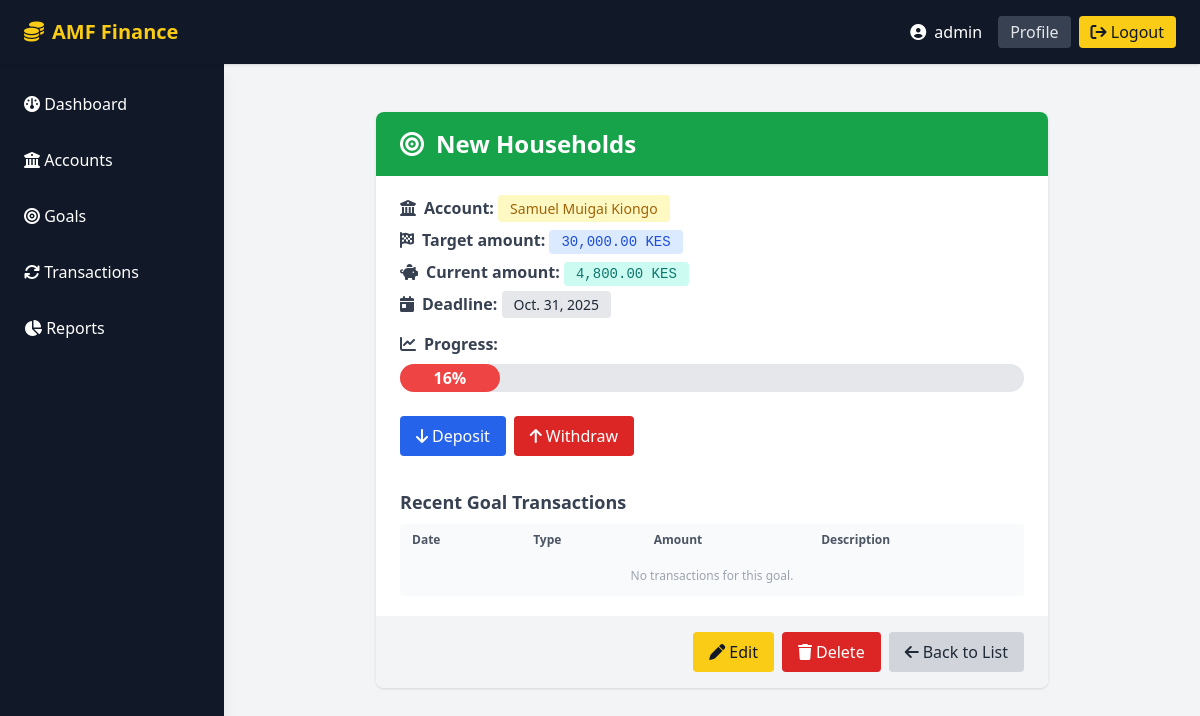
The app's page /goals/2/ (signed in) with its own data.
### finance/models.py (models this page shows, shortened)
class Goal(models.Model):
    account = models.ForeignKey(Account, on_delete=models.CASCADE, related_name='goals')
    name = models.CharField(max_length=100)
    target_amount = models.DecimalField(max_digits=12, decimal_places=2)
    current_amount = models.DecimalField(max_digits=12, decimal_places=2, default=0)
    deadline = models.DateField()
    created_at = models.DateTimeField(auto_now_add=True)
    @property
    def progress_percent(self):
        if self.target_amount > 0:
            return min(100, (self.current_amount / self.target_amount) * 100)
        return 0

class Account(models.Model):
    user = models.ForeignKey(User, on_delete=models.CASCADE, related_name='accounts')
    name = models.CharField(max_length=100)
    balance = models.DecimalField(max_digits=12, decimal_places=2, default=0)
    created_at = models.DateTimeField(auto_now_add=True)

### finance/views.py (the view)
# urls.py: path('goals/<int:pk>/', views.goal_detail, name='goal-detail'),
@login_required
def goal_detail(request, pk):
    goal = get_object_or_404(Goal, pk=pk, account__user=request.user)
    return render(request, 'goal/goal_detail.html', {'goal': goal})

### finance/templates/goal/goal_detail.html (shortened to what this page needs)
{% extends "base.html" %}
{% load humanize %}
{% block content %}
<div class="flex justify-center mt-8">
    <div class="w-full max-w-2xl">
        <div class="bg-white rounded-lg shadow mb-8">
            <div class="bg-green-600 text-white rounded-t-lg px-6 py-4 flex items-center gap-3">
                <i class="fa-solid fa-bullseye text-2xl"></i>
                <h2 class="font-bold text-2xl">{{ goal.name }}</h2>
            </div>
            <div class="px-6 py-5">
                <div class="mb-4 flex flex-col gap-2">
                    <p>
                        <span class="font-semibold text-gray-700"><i class="fa-solid fa-building-columns mr-2"></i>Account:</span>
                        <span class="bg-yellow-100 text-yellow-700 px-3 py-1 rounded text-sm">{{ goal.account.name }}</span>
                    </p>
                    <p>
                        <span class="font-semibold text-gray-700"><i class="fa-solid fa-flag-checkered mr-2"></i>Target amount:</span>
                        <span class="bg-blue-100 text-blue-700 px-3 py-1 rounded text-sm font-mono">{{ goal.target_amount|floatformat:2|intcomma }} KES</span>
                    </p>
                    <p>
                        <span class="font-semibold text-gray-700"><i class="fa-solid fa-piggy-bank mr-2"></i>Current amount:</span>
                        <span class="bg-teal-100 text-teal-700 px-3 py-1 rounded text-sm font-mono">{{ goal.current_amount|floatformat:2|intcomma }} KES</span>
                    </p>
                    <p>
                        <span class="font-semibold text-gray-700"><i class="fa-solid fa-calendar-day mr-2"></i>Deadline:</span>
                        <span class="bg-gray-200 text-gray-800 px-3 py-1 rounded text-sm">{{ goal.deadline }}</span>
                    </p>
                </div>
                <div class="mb-6">
                    <span class="font-semibold text-gray-700"><i class="fa-solid fa-chart-line mr-2"></i>Progress:</span>
                    <div class="w-full bg-gray-200 rounded-full h-7 mt-2 flex items-center">
                        <div
                            class="h-7 rounded-full flex items-center justify-center font-semibold text-base
                            {% if goal.progress_percent == 100 %}bg-green-500 text-white
                            {% elif goal.progress_percent > 60 %}bg-blue-400 text-white
                            {% elif goal.progress_percent > 30 %}bg-yellow-400 text-gray-900
                            {% else %}bg-red-500 text-white{% endif %}"
                            style="width: {{ goal.progress_percent|floatformat:0 }}%;"
                            aria-valuenow="{{ goal.progress_percent|floatformat:0 }}"
                            aria-valuemin="0"
                            aria-valuemax="100"
                        >
                            {{ goal.progress_percent|floatformat:0 }}%
                        </div>
                    </div>
                </div>
                <div class="flex gap-2 mt-4">
                    <a href="{% url 'goal_deposit' goal.pk %}" class="inline-flex items-center bg-blue-600 text-white px-4 py-2 rounded hover:bg-blue-500 transition">
                        <i class="fa-solid fa-arrow-down mr-1"></i> Deposit
                    </a>
                    <a href="{% url 'goal_withdraw' goal.pk %}" class="inline-flex items-center bg-red-600 text-white px-4 py-2 rounded hover:bg-red-500 transition">
                        <i class="fa-solid fa-arrow-up mr-1"></i> Withdraw
                    </a>
                </div>
                <div class="mt-8">
                    <h3 class="text-lg font-semibold mb-2 text-gray-700">Recent Goal Transactions</h3>
                    <div class="overflow-x-auto">
                        <table class="min-w-full bg-gray-50 rounded">
                            <thead>
                                <tr>
                                    <th class="py-2 px-3 text-left text-xs font-bold text-gray-600">Date</th>
                                    <th class="py-2 px-3 text-left text-xs font-bold text-gray-600">Type</th>
                                    <th class="py-2 px-3 text-left text-xs font-bold text-gray-600">Amount</th>
                                    <th class="py-2 px-3 text-left text-xs font-bold text-gray-600">Description</th>
                                </tr>
                            </thead>
                            <tbody>
                                {% for transaction in goal.transaction_set.all|slice:":5" %}
                                <tr>
                                    <td class="py-2 px-3 text-xs">{{ transaction.date|date:"Y-m-d" }}</td>
                                    <td class="py-2 px-3 text-xs">
                                        <span class="px-2 py-1 rounded text-xs {% if transaction.type == 'income' %}bg-green-100 text-green-700{% elif transaction.type == 'expense' %}bg-red-100 text-red-700{% else %}bg-gray-100 text-gray-700{% endif %}">
                                            {{ transaction.get_type_display }}
                                        </span>
                                    </td>
                                    <td class="py-2 px-3 text-xs font-mono">{{ transaction.amount|floatformat:2|intcomma }} KES</td>
                                    <td class="py-2 px-3 text-xs">{{ transaction.description|default:"-" }}</td>
                                </tr>
                                {% empty %}
                                <tr>
                                    <td colspan="4" class="text-center text-gray-400 py-3 text-xs">No transactions for this goal.</td>
                                </tr>
                                {% endfor %}
                            </tbody>
                        </table>
                    </div>
                </div>
            </div>
            <div class="bg-gray-100 px-6 py-4 rounded-b-lg flex justify-end gap-2">
                <a href="{% url 'goal-update' goal.pk %}" class="inline-flex items-center bg-yellow-400 text-gray-900 px-4 py-2 rounded hover:bg-yellow-300 transition">
                    <i class="fa-solid fa-pen mr-1"></i> Edit
                </a>
                <a href="{% url 'goal-delete' goal.pk %}" class="inline-flex items-center bg-red-600 text-white px-4 py-2 rounded hover:bg-red-500 transition">
                    <i class="fa-solid fa-trash mr-1"></i> Delete
                </a>
                <a href="{% url 'goal-list' %}" class="inline-flex items-center bg-gray-300 text-gray-800 px-4 py-2 rounded hover:bg-gray-400 transition">
                    <i class="fa-solid fa-arrow-left mr-1"></i> Back to List
                </a>
            </div>
        </div>
    </div>
</div>
{% endblock %}

### finance/templates/base.html (shortened to what this page needs)
<!DOCTYPE html>
<html lang="en">
<head>
    <script src="https://cdn.tailwindcss.com"></script>
    <link rel="stylesheet" href="https://cdnjs.cloudflare.com/ajax/libs/font-awesome/6.4.2/css/all.min.css">
</head>
<body class="bg-gray-100 min-h-screen overflow-hidden">
    <header class="fixed top-0 left-0 w-full h-16 bg-gray-900 text-white flex items-center z-50 shadow">
        <div class="flex items-center h-full px-6">
            <a href="{% url 'dashboard' %}" class="text-yellow-400 font-bold text-xl flex items-center gap-2">
                <i class="fa-solid fa-coins"></i> <span class="hidden sm:inline">AMF Finance</span>
            </a>
        </div>
        <div class="ml-auto flex items-center h-full px-6">
            {% if user.is_authenticated %}
                <span class="mr-4 flex items-center"><i class="fa-solid fa-user-circle mr-2"></i> {{ user.username }}</span>
                <a href="{% url 'profile' %}" class="mr-2 py-1 px-3 bg-gray-700 rounded text-gray-200 hover:bg-yellow-400 hover:text-gray-900 transition">Profile</a>
                <form action="{% url 'logout' %}" method="post" class="inline-block">
                    <button type="submit" class="py-1 px-3 bg-yellow-400 text-gray-900 rounded hover:bg-yellow-300 transition">
                        <i class="fa-solid fa-arrow-right-from-bracket"></i> Logout
                    </button>
                </form>
            {% else %}
                <a class="py-1 px-3 bg-green-600 text-white rounded hover:bg-green-500 transition" href="{% url 'login' %}">
                    <i class="fa-solid fa-sign-in-alt"></i> Login
                </a>
            {% endif %}
        </div>
    </header>
    <aside class="fixed top-16 left-0 h-[calc(100vh-4rem)] w-56 bg-gray-900 text-white z-40 flex flex-col shadow-lg">
        <nav class="flex-1 mt-4">
            <ul class="space-y-2">
                <li>
                    <a href="{% url 'dashboard' %}" class="block px-6 py-3 rounded-r-full transition
                        {% if request.resolver_match.url_name == 'dashboard' %}bg-gray-800 text-yellow-400{% else %}hover:bg-gray-800 hover:text-yellow-400{% endif %}">
                        <i class="fa-solid fa-gauge"></i> Dashboard
                    </a>
                </li>
                <li>
                    <a href="{% url 'account-list' %}" class="block px-6 py-3 rounded-r-full transition
                        {% if request.resolver_match.url_name == 'account-list' %}bg-gray-800 text-yellow-400{% else %}hover:bg-gray-800 hover:text-yellow-400{% endif %}">
                        <i class="fa-solid fa-building-columns"></i> Accounts
                    </a>
                </li>
                <li>
                    <a href="{% url 'goal-list' %}" class="block px-6 py-3 rounded-r-full transition
                        {% if request.resolver_match.url_name == 'goal-list' %}bg-gray-800 text-yellow-400{% else %}hover:bg-gray-800 hover:text-yellow-400{% endif %}">
                        <i class="fa-solid fa-bullseye"></i> Goals
                    </a>
                </li>
                <li>
                    <a href="{% url 'transaction-list' %}" class="block px-6 py-3 rounded-r-full transition
                        {% if request.resolver_match.url_name == 'transaction-list' %}bg-gray-800 text-yellow-400{% else %}hover:bg-gray-800 hover:text-yellow-400{% endif %}">
                        <i class="fa-solid fa-arrows-rotate"></i> Transactions
                    </a>
                </li>
                <li>
                    <a href="{% url 'reports' %}" class="block px-6 py-3 rounded-r-full transition
                        {% if request.resolver_match.url_name == 'reports' %}bg-gray-800 text-yellow-400{% else %}hover:bg-gray-800 hover:text-yellow-400{% endif %}">
                        <i class="fa-solid fa-chart-pie"></i> Reports
                    </a>
                </li>
            </ul>
        </nav>
    </aside>
    <main class="ml-56 pt-20 px-6 h-[calc(100vh-4rem)] overflow-y-auto">
        <div class="max-w-7xl mx-auto">
            {% block content %}
            {% endblock %}
        </div>
    </main>
</body>
</html>

### records on screen
Goal: name "New Households", account.name "Samuel Muigai Kiongo", target_amount "30,000.00", current_amount "4,800.00", deadline "Oct. 31, 2025", progress_percent "16"

### other values on screen
{{ user.username }} "admin"
